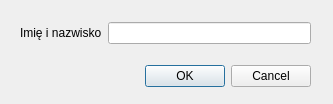
<?xml version="1.0" encoding="UTF-8"?>
<ui version="4.0">
 <class>DialogAddReader</class>
 <widget class="QDialog" name="DialogAddReader">
  <property name="geometry">
   <rect>
    <x>0</x>
    <y>0</y>
    <width>333</width>
    <height>104</height>
   </rect>
  </property>
  <property name="windowTitle">
   <string>Dialog</string>
  </property>
  <widget class="QDialogButtonBox" name="buttonBox">
   <property name="geometry">
    <rect>
     <x>10</x>
     <y>60</y>
     <width>301</width>
     <height>32</height>
    </rect>
   </property>
   <property name="orientation">
    <enum>Qt::Horizontal</enum>
   </property>
   <property name="standardButtons">
    <set>QDialogButtonBox::Cancel|QDialogButtonBox::Ok</set>
   </property>
  </widget>
  <widget class="QWidget" name="layoutWidget">
   <property name="geometry">
    <rect>
     <x>20</x>
     <y>20</y>
     <width>291</width>
     <height>26</height>
    </rect>
   </property>
   <layout class="QHBoxLayout" name="horizontalLayout">
    <item>
     <widget class="QLabel" name="label">
      <property name="text">
       <string>Imię i nazwisko</string>
      </property>
     </widget>
    </item>
    <item>
     <widget class="QLineEdit" name="Name"/>
    </item>
   </layout>
  </widget>
 </widget>
 <resources/>
 <connections>
  <connection>
   <sender>buttonBox</sender>
   <signal>accepted()</signal>
   <receiver>DialogAddReader</receiver>
   <slot>accept()</slot>
   <hints>
    <hint type="sourcelabel">
     <x>248</x>
     <y>254</y>
    </hint>
    <hint type="destinationlabel">
     <x>157</x>
     <y>274</y>
    </hint>
   </hints>
  </connection>
  <connection>
   <sender>buttonBox</sender>
   <signal>rejected()</signal>
   <receiver>DialogAddReader</receiver>
   <slot>reject()</slot>
   <hints>
    <hint type="sourcelabel">
     <x>316</x>
     <y>260</y>
    </hint>
    <hint type="destinationlabel">
     <x>286</x>
     <y>274</y>
    </hint>
   </hints>
  </connection>
 </connections>
</ui>
